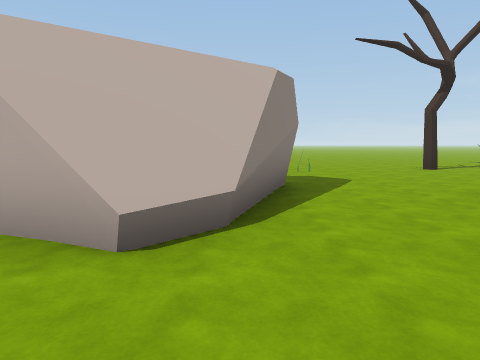
view 1 (above)

24 first-person views from a walk through a Unity game level. The camera is 1.5 m above the floor, tilts 6° down and sees 70° across. The floor is counted in squares, 2 m on a side. Each view is taken from the middle of a square. On the plan, view 1 faces up. The plan holds only what a view shows up to about 11 squares ahead; the rest is blank. The place goes on beyond the plan. The player is left out. Some animated figures are left out. Door leaves are left out, so doorways stand open. Some surface patterns are stand-ins.

view 2
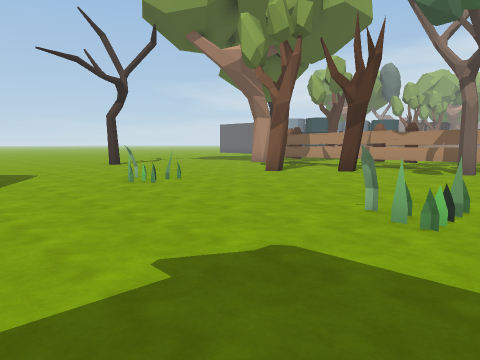

view 3
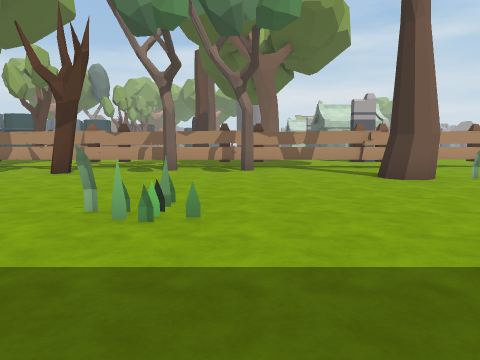

view 4
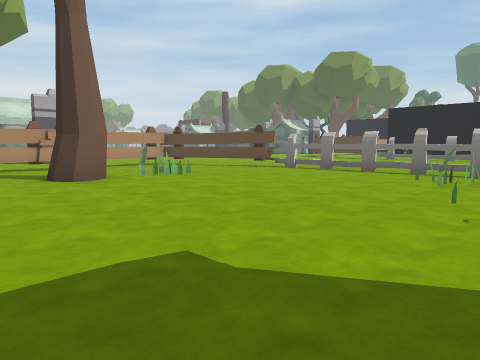

view 5
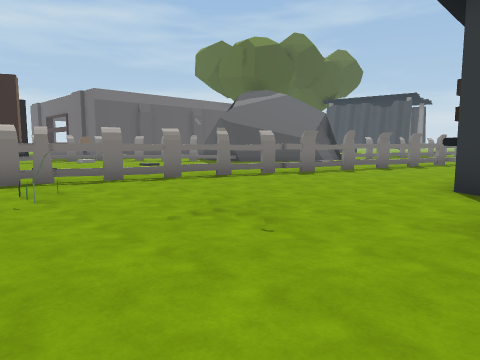

view 6
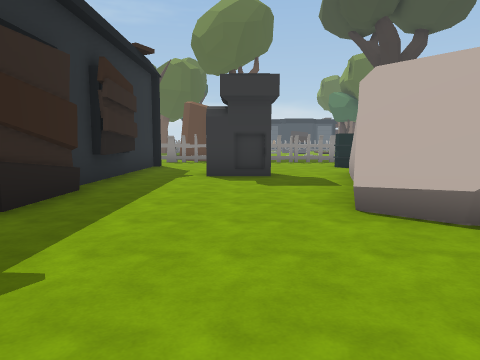

view 7
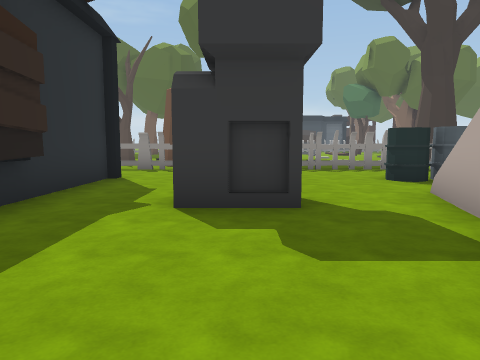

view 8
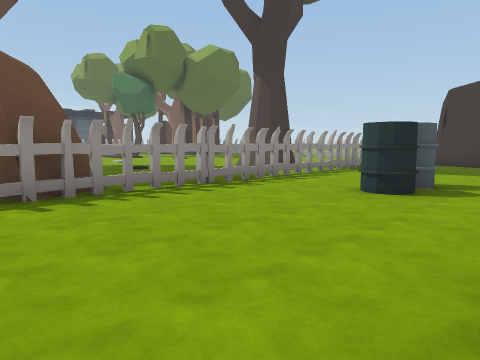

view 9
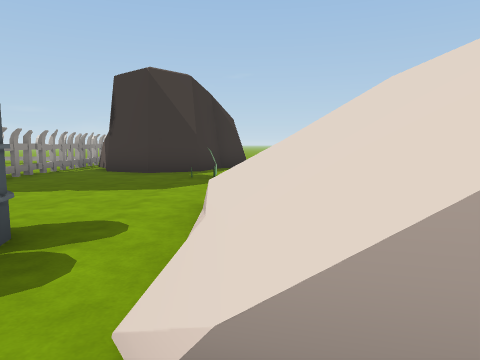

view 10
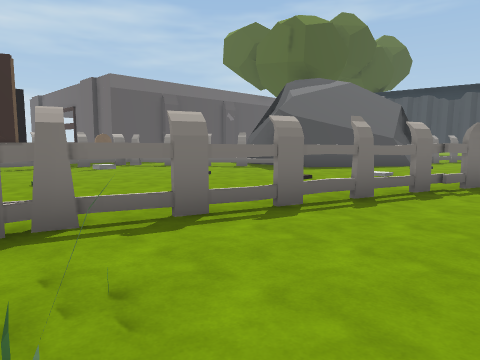

view 11
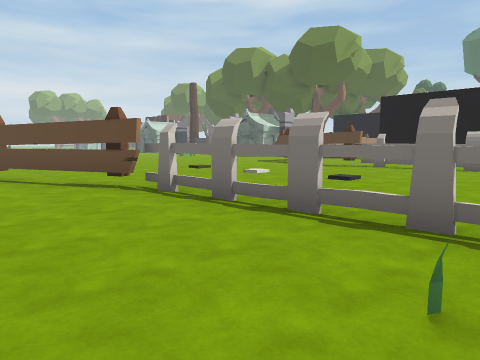

view 12
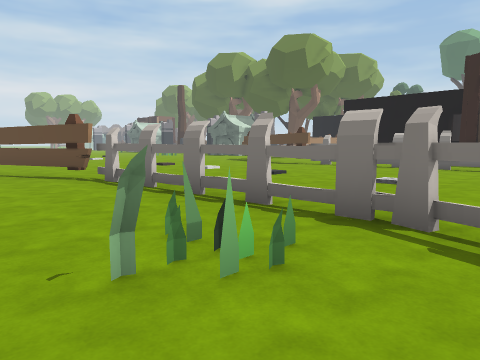

view 13
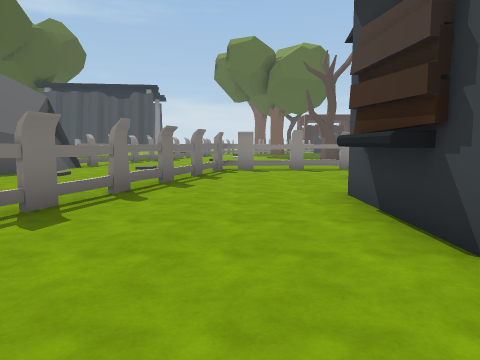

view 14
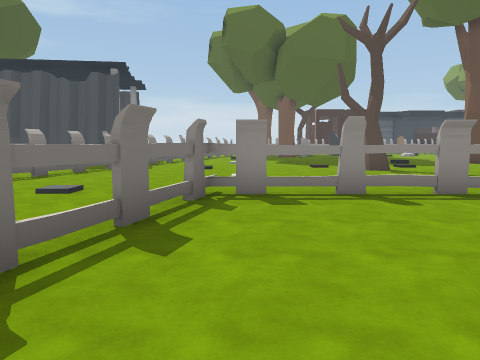

view 15
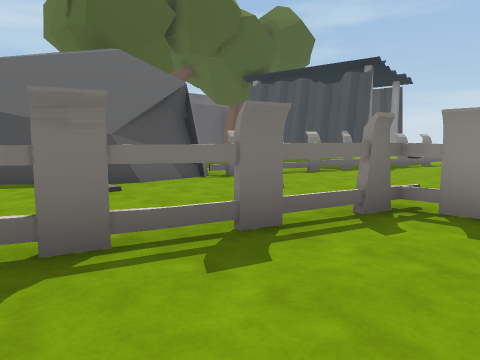

view 16
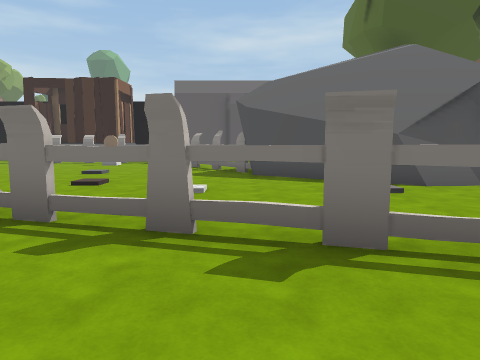

view 17
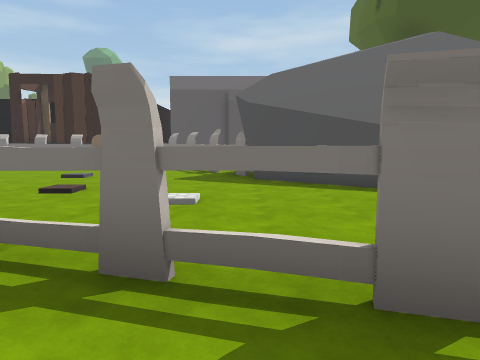

view 18
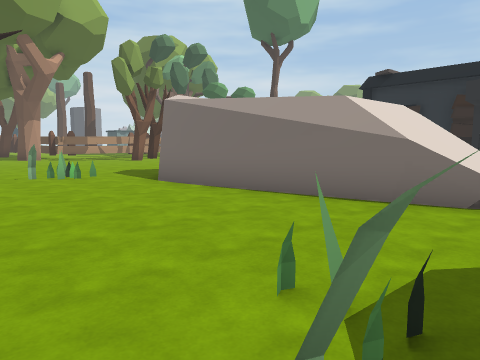

view 19
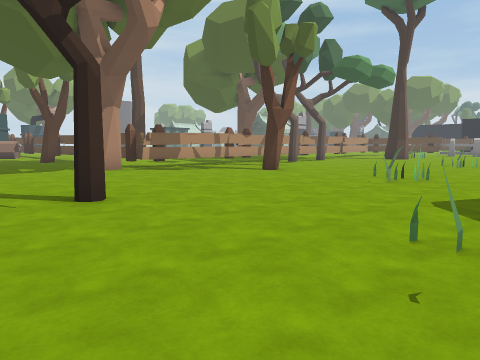

view 20
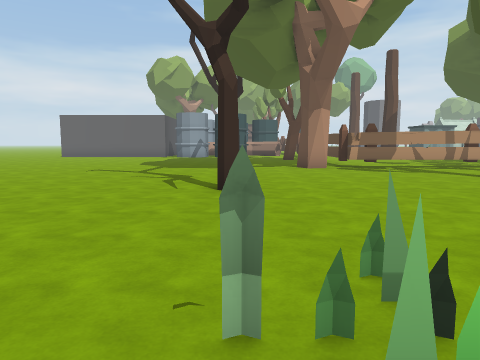

view 21
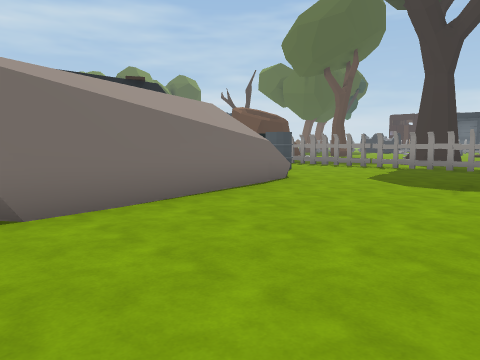

view 22
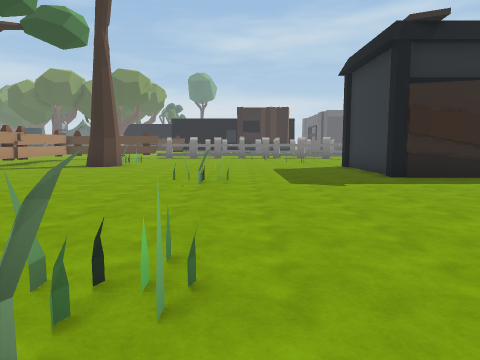

view 23
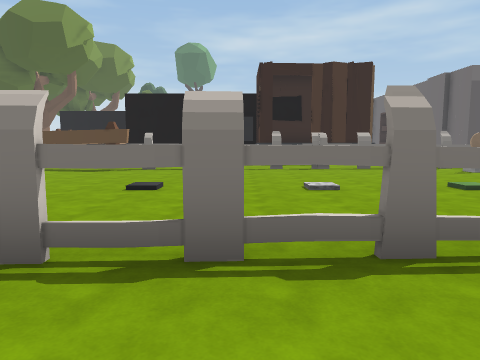

view 24
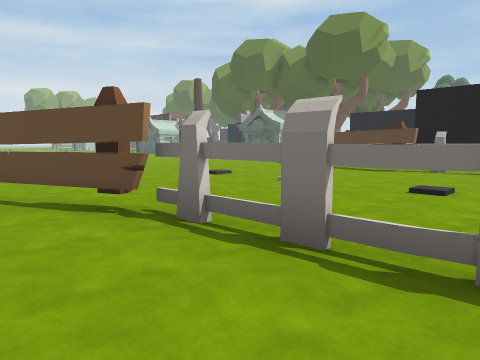

### Floor plan
Key: @ floor where view 1 was taken; # wall or solid block; x gap in a wall; . main floor; : floor 0.75 m higher than the main floor; + floor 2 m higher than the main floor; * floor 3 m higher than the main floor; % floor 3.25 m higher than the main floor; & floor 3.75 m higher than the main floor; = window, fence, low wall or low ledge; T tree; H thing the floor can be seen under or through; B grey block; G green block; O other object.
Columns run from 20 left of view 1 to 11 right of it. Each row starts with its distance up from view 1.
 12          #.TT...................
 11          #....O.................
 10          #...........O....T.....
  9        T #...........OO.........
  8       TT #.......###...........#
  7        T #....=###  &..........#
  6          #..O.:+*   &#.........#
  5      .. .#..O.:+%  &##.OO......#
  4     OO. .#..O.=+% &%#..OO...T..#
  3     ... .#......#x#=#........T.#
  2 OO       #.....................#
  1 OO     TT#.....O...............#
  0        TT#..........@...O.....T#
 -1          #.............OO......=
 -2    O.    #..########...O......T#
 -3    O...  #         #...........#
 -4    TT.. .#         #...........#
 -5    O... .H..       #...........=
 -6    O... .H....####..........T..#
 -7    .... .H.................O...#
 -8    ...OO.#...........O.....OO..#
 -9    OO.....###..................=
-10    ........ ####.....OO........#
-11     ....BB.... =xHH .OO.....HHH#
-12    ##x ....O..O.. HHHHHHHHHxH..
-13     ..#x###...O.O..............
-14        .####....O..............
-15            ###.................
-16              #..OO..G.OO.OO.O.O
-17              ##................
-18              .##...............
-19                # OO...........
-20                    xx#xxx######
-21                  ##..........

Positions as (right, up) in squares from view 1, and headings:
1: (0, 0), facing up
2: (0, -2), facing up-right
3: (0, -2), facing right
4: (0, -3), facing down-right
5: (3, -5), facing down-left
6: (3, 1), facing left
7: (-1, 1), facing left
8: (-6, -1), facing up-left
9: (-6, 3), facing up
10: (2, -9), facing down-left
11: (2, -9), facing down-right
12: (0, -9), facing down-right
13: (-1, -8), facing left
14: (-6, -8), facing left
15: (-7, -7), facing down-left
16: (-7, -7), facing down
17: (-7, -8), facing down
18: (-7, 12), facing down-right
19: (1, 12), facing down-right
20: (0, 10), facing right
21: (0, 12), facing down-left
22: (3, 6), facing down
23: (4, -10), facing down
24: (4, -10), facing down-right
